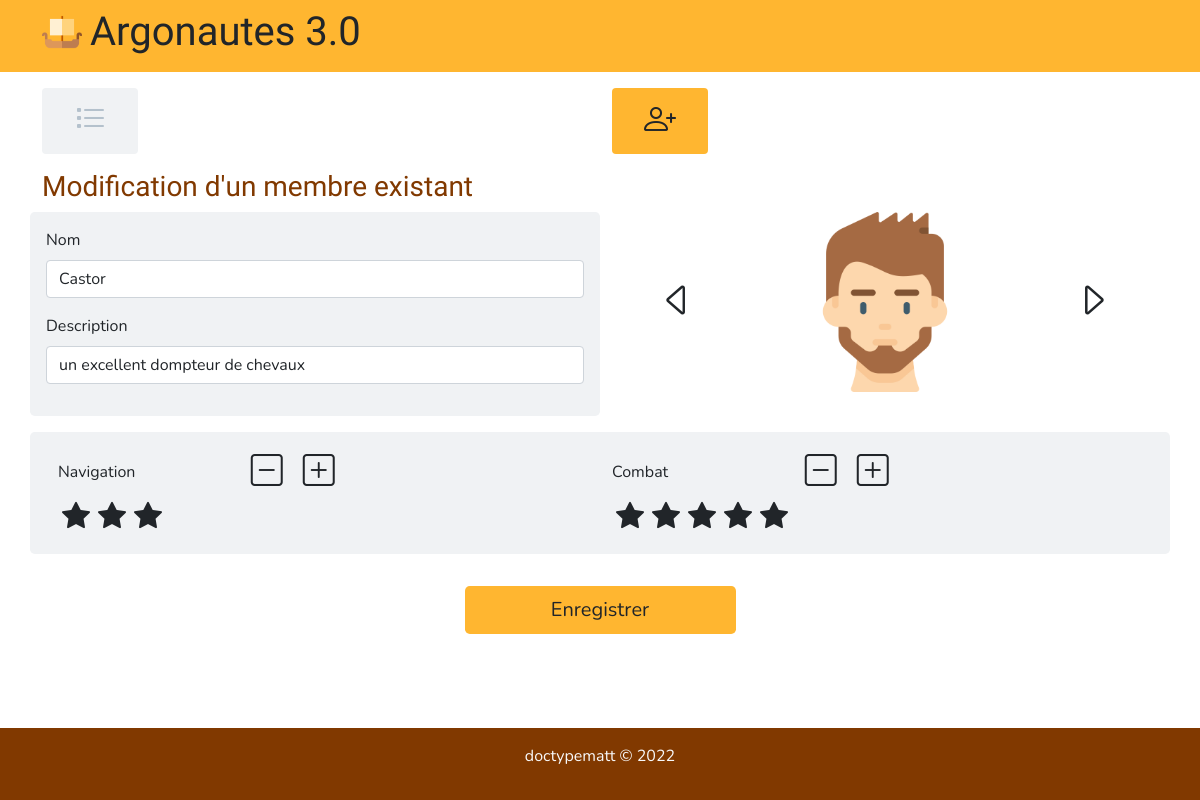
Screenshot of /index.php?action=edit&id=21 with the database file from the repository.
### tables this page shows
CREATE TABLE `member` (
  `memId` int(11) UNSIGNED NOT NULL,
  `memName` varchar(50) NOT NULL,
  `memSign` varchar(100) DEFAULT 'aucun signe particulier',
  `memIcon` varchar(100) DEFAULT 'ava_1.png',
  `memNavg` int(1) NOT NULL DEFAULT '3',
  `memComb` int(1) NOT NULL DEFAULT '3'
);

### index.php (called while the page is built, shortened)
<?php
require_once('models/argo_queries.php');
$showFormSection = 'd-none';
if (
  $_SERVER['REQUEST_METHOD'] === 'GET'
  && isset($_GET['action'])
) {
  $existingMember = getMemberById($_GET['id']);
  $showFormSection = 'd-block';
}
$memberList = getMemberList();
require_once('views/index.phtml');

### models/argo_queries.php (called while the page is built, shortened)
<?php
function getMemberList() {
  $pdo = connectToDatabase();
  $query = "
    SELECT *
    FROM member
  ";
  $stmt = $pdo->prepare($query);
  $stmt->execute();
  return $stmt->fetchAll(PDO::FETCH_ASSOC);
}
function getMemberById($id) {
  $pdo = connectToDatabase();
  $query = "
    SELECT *
    FROM member
    WHERE memId = ?
  ";
  $stmt = $pdo->prepare($query);
  $stmt->execute([$id]);
  return $stmt->fetch(PDO::FETCH_ASSOC);
}

### views/index.phtml (the view, shortened to what this page needs)
<!DOCTYPE html>
<html lang="en">
<head>
  <link href="https://cdn.jsdelivr.net/npm/bootstrap@5.0.2/dist/css/bootstrap.min.css" rel="stylesheet">
  <link rel="stylesheet" href="https://cdn.jsdelivr.net/npm/bootstrap-icons@1.8.1/font/bootstrap-icons.css">
  <link rel="stylesheet" href="public/css/main.css">
  <link rel="stylesheet" href="public/css/quer.css">
</head>
<body>
  <header class="p-2">
    <div class="container">
      <h1 class="d-flex align-items-center">
        <img class="hero__icon me-2" src="public/icons/vessel.png" alt="">
        <a class="link link-dark text-decoration-none" href="index.php">Argonautes 3.0</a>
      </h1>
    </div>
  </header>
  <main>
    <section id="menu" class="my-3">
      <div class="container">
        <div class="row">
          <div class="col-6">
            <a id="showCrew" class="btn section__toggler p-2 active" data-toggle="crew">
              <i class="bi bi-list-task fs-2 p-1"></i>
            </a>
          </div>
          <div class="col-6">
            <a id="addMember" class="btn section__toggler p-2" data-toggle="form">
              <i class="bi bi-person-plus fs-2"></i>
            </a>
          </div>
        </div>
      </div>
    </section>
    <section id="member" class="<?= $showFormSection ?>">
      <div class="container">
        <form action="index.php" method="POST" class="mx-3 mx-lg-0">
          <?php
          if (isset($existingMember)) {
            $prefill_name = $existingMember['memName'];
            $name_input_show = "";
            $prefill_sign = $existingMember['memSign'];
            $sign_input_show = "";
            $prefill_icon = "public/icons/{$existingMember['memIcon']}";
            $formMode = "Modification d'un membre existant";
          } else if (isset($incompleteMember)) {
            $prefill_id = "";
            if (!empty($incompleteMember['memName'])) {
              $prefill_name = $incompleteMember['memName'];
              $name_alert_show = "d-none";
              $name_input_show = "";
            } else {
              $prefill_name = "";
              $name_alert_show = "d-inline-block";
              $name_input_show = "input__alert";
            }
            if (!empty($incompleteMember['memSign'])) {
              $prefill_sign = $incompleteMember['memSign'];
              $sign_alert_show = "d-none";
              $sign_input_show = "";
            } else {
              $prefill_sign = "";
              $sign_alert_show = "d-inline-block";
              $sign_input_show = "input__alert";
            }
            isset($incompleteMember['memIcon']) ? $prefill_icon = $incompleteMember['memIcon'] : $prefill_icon = "";
            isset($incompleteMember['memIconId']) ? $prefill_icon_id = $incompleteMember['memIconId'] : $prefill_icon_id = "1";
            isset($incompleteMember['memNavg']) ? $prefill_navg = $incompleteMember['memNavg'] : $prefill_navg = "";
            isset($incompleteMember['memComb']) ? $prefill_comb = $incompleteMember['memComb'] : $prefill_comb = "";
            $formMode = "Création d'un nouveau membre";
          }
          ?>
          <h3 class="text-center text-lg-start"><?= $formMode ?></h3>
          <div class="row form__top mb-3">
            <div class="col-12 col-lg-6 px-lg-5 form__top__avat">
              <div class="row">
                <div class="col-2 text-center d-flex justify-content-center align-items-center">
                  <i class="btn-cust bi bi-caret-left fs-1 avat__arrow" data-arrow="left"></i>
                </div>
                <div class="col-8 text-center">
                  <img class="form__avat__img mb-3 mb-lg-0" src="<?= $prefill_icon ?>" alt="">
                </div>
                <div class="col-2 text-center d-flex justify-content-center align-items-center">
                  <i class="btn-cust bi bi-caret-right fs-1 avat__arrow" data-arrow="right"></i>
                </div>
              </div>
            </div>
            <div class="col-12 col-lg-6 form__top__info p-3 rounded rounded-3 bg-lightgray">
              <label class="form-label" for="f_name">Nom
              </label>
              <input class="form-control mb-3 <?= $name_input_show ?>" type="text" name="f_name" id="f_name" value="<?= htmlentities($prefill_name) ?>">
              <label class="form-label" for="f_sign">Description
              </label>
              <input class="form-control mb-3 <?= $sign_input_show ?>" type="text" name="f_sign" id="f_sign" value="<?= htmlentities($prefill_sign) ?>">
            </div>
          </div>
          <div class="row form__bottom mb-3 p-3 rounded rounded-3 bg-lightgray">
            <div class="col-12 col-lg-6 form__bottom__navg">
              <div class="row align-items-center">
                <div class="col-4">
                  <label for="f_navg">Navigation</label>
                </div>
                <div class="col-8">
                  <i class="skill__btn btn-cust bi bi-dash-square fs-2 mx-2" data-tgt="navg" data-act="mins"></i>
                  <i class="skill__btn btn-cust bi bi-plus-square fs-2 mx-2" data-tgt="navg" data-act="plus"></i>
                </div>
              </div>
              <output id="out_navg"></output>
            </div>
            <div class="col-12 col-lg-6 form__bottom__comb">
              <div class="row align-items-center">
                <div class="col-4">
                  <label for="f_comb">Combat</label>
                </div>
                <div class="col-8">
                  <i class="skill__btn btn-cust bi bi-dash-square fs-2 mx-2" data-tgt="comb" data-act="mins"></i>
                  <i class="skill__btn btn-cust bi bi-plus-square fs-2 mx-2" data-tgt="comb" data-act="plus"></i>
                </div>
              </div>
              <output id="out_comb"></output>
            </div>
          </div>
          <div class="form__submit mb-3 p-3 text-center">
            <button class="btn btn-lg form__submit__btn" type="submit">Enregistrer</button>
          </div>
        </form>
      </div>
    </section>
  </main>
  <footer class="p-3">
    <div class="container">
      <p class="text-center">doctypematt &copy; 2022</p>
    </div>
  </footer>
</body>
</html>

### public/css/main.css (style rules this page uses)
body { font-family: 'Nunito', sans-serif; background: #fff; display: flex; flex-direction: column; min-height: 100vh; }
h1, h2, h3 { font-family: 'Rancho', cursive; color: #813900; }
header { background: #ffb630; }
footer { background: #813900; color: #f8f9fa; margin-top: auto; }
.bg-lightgray { background: #f0f2f4; }
.hero__icon { width: 40px; }
.section__toggler { width: 15vw; background: #f0f2f4; color: #b4c1cc; }
.section__toggler.active { background: #ffb630; color: #212529; }
.form__avat__img { width: 15vw; max-width: 180px; }
.avat__arrow { cursor: pointer; }
output { display: block; }
.form__submit__btn { background: #ffb630; color: #212529; width: 50%; }

### public/css/quer.css (style rules this page uses)
@media (min-width: 992px) { .section__toggler { width: 8vw; } }
@media (min-width: 992px) { .form__top__avat { order: 2 } }
@media (min-width: 992px) { .form__top__avat { order: 1 } }
@media (min-width: 992px) { .form__submit__btn { width: 25%; } }

### rows the page displays
member: memIcon (picture), f_name "Castor", f_sign "un excellent dompteur de chevaux"

### other values shown
$formMode "Modification d'un membre existant"
